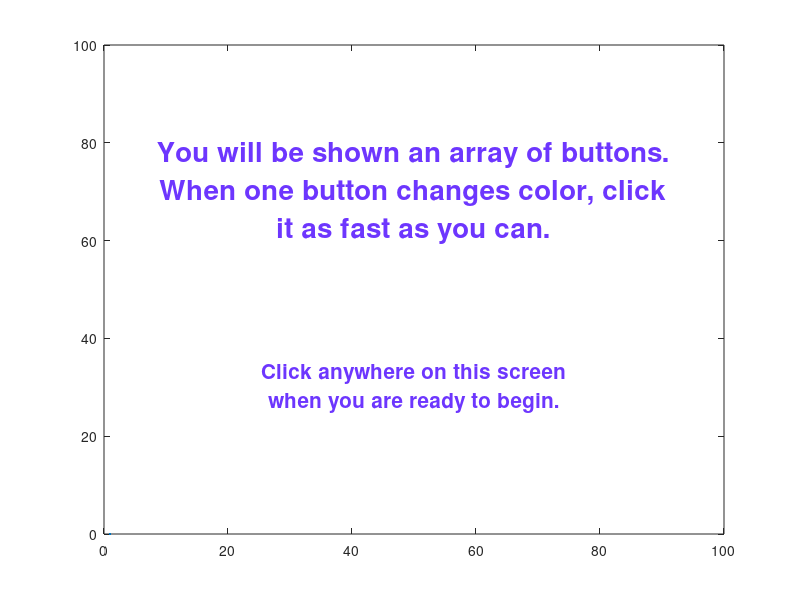

This chart was generated by the following MATLAB code:
function runButtonDescrip()
% function runButtonDescrip()
% Inputs: None
% Outputs: None (creates image with instructions for Button test)

close all;

plot(0)
color = [rand() rand() rand()];
set(gca,'Color',color)
axis([0 100 0 100])
s = sprintf('You will be shown an array of buttons.\nWhen one button changes color, click\nit as fast as you can.');
text(50,70,s,'HorizontalAlignment','center','FontSize',20,'FontWeight','bold','Color',1-color);

s = sprintf('Click anywhere on this screen\nwhen you are ready to begin.');
text(50,30,s,'HorizontalAlignment','center','FontSize',15,'FontWeight','bold','Color',1-color);
ginput(1);

end